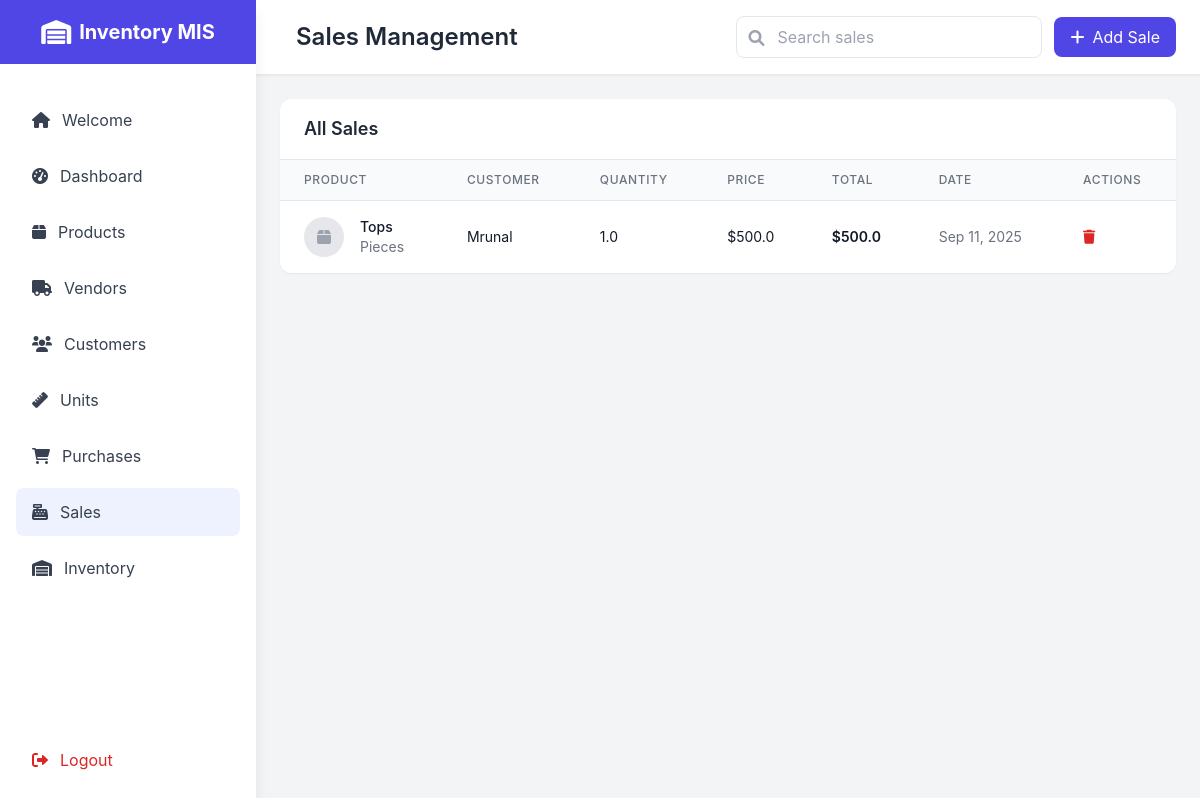
The app's page /sales/ (signed in) with its own data.
### main/models.py (models this page shows, shortened)
class Sale(models.Model):
    product = models.ForeignKey(Product, on_delete=models.CASCADE)
    customer = models.ForeignKey(Customer, on_delete=models.CASCADE, null=True)
    quantity = models.FloatField()
    price = models.FloatField()
    total_amount = models.FloatField(editable=False)
    sale_date = models.DateTimeField(auto_now_add=True)
    class Meta:
        verbose_name_plural = 'Sales'

class Product(models.Model):
    title = models.CharField(max_length=50)
    detail = models.TextField(blank=True)
    unit = models.ForeignKey(Unit, on_delete=models.CASCADE)
    photo = models.ImageField(upload_to="product/", blank=True, null=True)
    class Meta:
        verbose_name_plural = 'Products'

class Unit(models.Model):
    title = models.CharField(max_length=50, unique=True)
    short_name = models.CharField(max_length=10, unique=True)
    class Meta:
        verbose_name_plural = 'Units'

class Customer(models.Model):
    customer_name = models.CharField(max_length=50)
    customer_mobile = models.CharField(max_length=15, blank=True)
    customer_address = models.TextField(blank=True)
    class Meta:
        verbose_name_plural = 'Customers'

### main/views.py (the view, shortened to what this page needs)
# urls.py: path('sales/', views.sales, name='sales'),
@login_required
def sales(request):
    q = request.GET.get('q', '').strip()
    sales_qs = Sale.objects.select_related('product', 'customer')
    if q:
        sales_qs = sales_qs.filter(product__title__icontains=q)
    sales_list = sales_qs.all()
    products = Product.objects.all()
    customers = Customer.objects.all()
    context = {
        'sales': sales_list,
        'products': products,
        'customers': customers,
        'q': q,
    }
    return render(request, 'sales.html', context)

### templates/sales.html (shortened to what this page needs)
<!DOCTYPE html>
<html lang="en">
<head>
    <script src="https://cdn.tailwindcss.com"></script>
    <link href="https://cdnjs.cloudflare.com/ajax/libs/font-awesome/6.0.0/css/all.min.css" rel="stylesheet">
</head>
<body class="bg-gray-100">
    <div class="fixed inset-y-0 left-0 z-50 w-64 bg-white shadow-lg sidebar-transition" id="sidebar">
        <div class="flex items-center justify-center h-16 bg-indigo-600">
            <i class="fas fa-warehouse text-white text-2xl mr-2"></i>
            <h1 class="text-white text-xl font-bold">Inventory MIS</h1>
        </div>
        <nav class="mt-8">
            <div class="px-4 space-y-2">
                <a href="{% url 'welcome' %}" class="flex items-center px-4 py-3 text-gray-700 hover:bg-gray-100 rounded-lg">
                    <i class="fas fa-home mr-3"></i>Welcome
                </a>
                <a href="{% url 'dashboard' %}" class="flex items-center px-4 py-3 text-gray-700 hover:bg-gray-100 rounded-lg">
                    <i class="fas fa-tachometer-alt mr-3"></i>Dashboard
                </a>
                <a href="{% url 'products' %}" class="flex items-center px-4 py-3 text-gray-700 hover:bg-gray-100 rounded-lg">
                    <i class="fas fa-box mr-3"></i>Products
                </a>
                <a href="{% url 'vendors' %}" class="flex items-center px-4 py-3 text-gray-700 hover:bg-gray-100 rounded-lg">
                    <i class="fas fa-truck mr-3"></i>Vendors
                </a>
                <a href="{% url 'customers' %}" class="flex items-center px-4 py-3 text-gray-700 hover:bg-gray-100 rounded-lg">
                    <i class="fas fa-users mr-3"></i>Customers
                </a>
                <a href="{% url 'units' %}" class="flex items-center px-4 py-3 text-gray-700 hover:bg-gray-100 rounded-lg">
                    <i class="fas fa-ruler mr-3"></i>Units
                </a>
                <a href="{% url 'purchases' %}" class="flex items-center px-4 py-3 text-gray-700 hover:bg-gray-100 rounded-lg">
                    <i class="fas fa-shopping-cart mr-3"></i>Purchases
                </a>
                <a href="{% url 'sales' %}" class="flex items-center px-4 py-3 text-gray-700 bg-indigo-50 rounded-lg">
                    <i class="fas fa-cash-register mr-3"></i>Sales
                </a>
                <a href="{% url 'inventory' %}" class="flex items-center px-4 py-3 text-gray-700 hover:bg-gray-100 rounded-lg">
                    <i class="fas fa-warehouse mr-3"></i>Inventory
                </a>
            </div>
        </nav>
        <div class="absolute bottom-0 w-full p-4">
            <a href="{% url 'logout' %}" class="flex items-center px-4 py-3 text-red-600 hover:bg-red-50 rounded-lg">
                <i class="fas fa-sign-out-alt mr-3"></i>Logout
            </a>
        </div>
    </div>
    <div class="ml-64 min-h-screen">
        <header class="bg-white shadow-sm border-b border-gray-200">
            <div class="flex items-center justify-between px-6 py-4">
                <div class="flex items-center">
                    <h2 class="text-2xl font-semibold text-gray-800 ml-4">Sales Management</h2>
                </div>
                <div class="flex items-center space-x-3">
                    <form method="get" class="hidden md:block">
                        <div class="relative">
                            <input type="text" name="q" value="{{ q }}" placeholder="Search sales"
                                   class="pl-10 pr-4 py-2 border rounded-lg focus:outline-none focus:ring-2 focus:ring-indigo-500">
                            <span class="absolute left-3 top-2.5 text-gray-400"><i class="fas fa-search"></i></span>
                        </div>
                    </form>
                    <button onclick="openModal('saleModal')" class="bg-indigo-600 text-white px-4 py-2 rounded-lg hover:bg-indigo-700 transition duration-300">
                        <i class="fas fa-plus mr-2"></i>Add Sale
                    </button>
                </div>
            </div>
        </header>
        <main class="p-6">
            <div class="bg-white rounded-xl shadow-sm overflow-hidden">
                <div class="px-6 py-4 border-b border-gray-200">
                    <h3 class="text-lg font-semibold text-gray-800">All Sales</h3>
                </div>
                <div class="overflow-x-auto">
                    <table class="min-w-full divide-y divide-gray-200">
                        <thead class="bg-gray-50">
                            <tr>
                                <th class="px-6 py-3 text-left text-xs font-medium text-gray-500 uppercase tracking-wider">Product</th>
                                <th class="px-6 py-3 text-left text-xs font-medium text-gray-500 uppercase tracking-wider">Customer</th>
                                <th class="px-6 py-3 text-left text-xs font-medium text-gray-500 uppercase tracking-wider">Quantity</th>
                                <th class="px-6 py-3 text-left text-xs font-medium text-gray-500 uppercase tracking-wider">Price</th>
                                <th class="px-6 py-3 text-left text-xs font-medium text-gray-500 uppercase tracking-wider">Total</th>
                                <th class="px-6 py-3 text-left text-xs font-medium text-gray-500 uppercase tracking-wider">Date</th>
                                <th class="px-6 py-3 text-left text-xs font-medium text-gray-500 uppercase tracking-wider">Actions</th>
                            </tr>
                        </thead>
                        <tbody class="bg-white divide-y divide-gray-200">
                            {% for sale in sales %}
                            <tr class="hover:bg-gray-50">
                                <td class="px-6 py-4 whitespace-nowrap">
                                    <div class="flex items-center">
                                        {% if sale.product.photo %}
                                        <img class="h-10 w-10 rounded-full object-cover" src="{{ sale.product.photo.url }}" alt="">
                                        {% else %}
                                        <div class="h-10 w-10 rounded-full bg-gray-200 flex items-center justify-center">
                                            <i class="fas fa-box text-gray-400"></i>
                                        </div>
                                        {% endif %}
                                        <div class="ml-4">
                                            <div class="text-sm font-medium text-gray-900">{{ sale.product.title }}</div>
                                            <div class="text-sm text-gray-500">{{ sale.product.unit.short_name }}</div>
                                        </div>
                                    </div>
                                </td>
                                <td class="px-6 py-4 whitespace-nowrap text-sm text-gray-900">
                                    {{ sale.customer.customer_name|default:"Walk-in Customer" }}
                                </td>
                                <td class="px-6 py-4 whitespace-nowrap text-sm text-gray-900">{{ sale.quantity }}</td>
                                <td class="px-6 py-4 whitespace-nowrap text-sm text-gray-900">${{ sale.price }}</td>
                                <td class="px-6 py-4 whitespace-nowrap text-sm font-semibold text-gray-900">${{ sale.total_amount }}</td>
                                <td class="px-6 py-4 whitespace-nowrap text-sm text-gray-500">{{ sale.sale_date|date:"M d, Y" }}</td>
                                <td class="px-6 py-4 whitespace-nowrap text-sm font-medium">
                                    <button onclick="deleteSale({{ sale.id }})"
                                            class="text-red-600 hover:text-red-900">
                                        <i class="fas fa-trash"></i>
                                    </button>
                                </td>
                            </tr>
                            {% endfor %}
                        </tbody>
                    </table>
                </div>
            </div>
        </main>
    </div>
</body>
</html>

### templates/sales.html (style rules this page uses)
body { font-family: 'Inter', sans-serif; }
.sidebar-transition { transition: all 0.3s ease; }

### records on screen
Sale: product "Tops", product.unit.short_name "Pieces", customer.customer_name "Mrunal", quantity "1.0", price "500.0", total_amount "500.0", sale_date "Sep 11, 2025"
